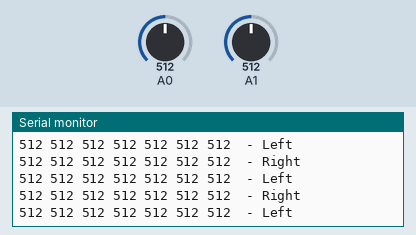
Recording of a sketch running on a simulated Arduino Uno, built with avr-gcc and run on an emulated ATmega328P. On the bench: the last lines printed to the serial monitor. The inputs (shaded band) are chosen by the test bench; at power-on: A0 = 512, A1 = 512.

Above: at 1.2 s.
1.3 s: A0 set to 104
At 2.1 s:
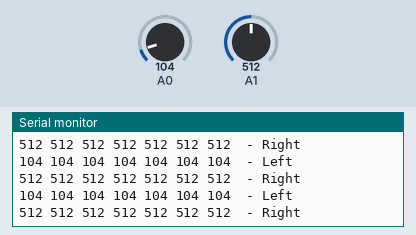
4.3 s: A0 set to 91
At 5.0 s:
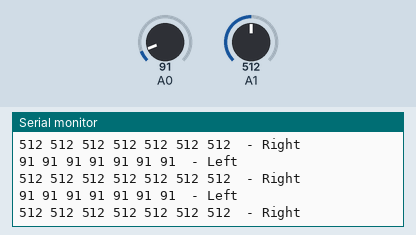
7.3 s: A1 set to 106
At 8.4 s:
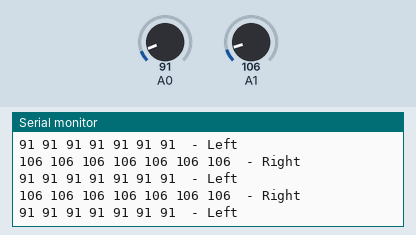
10.3 s: A1 set to 90
At 10.9 s:
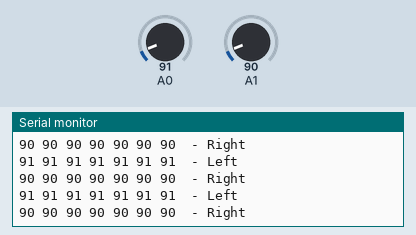
16.3 s: A1 set to 11
At 17.4 s:
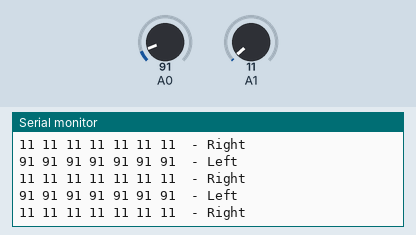
17.8 s: A1 set to 8
At 18.7 s:
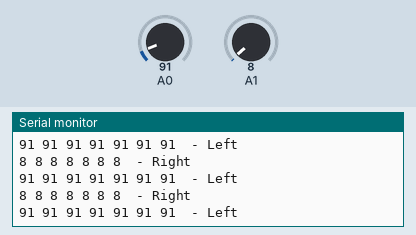
Timing chart, 0 to 20.3 s (numbered marks = the images above; inputs shaded):
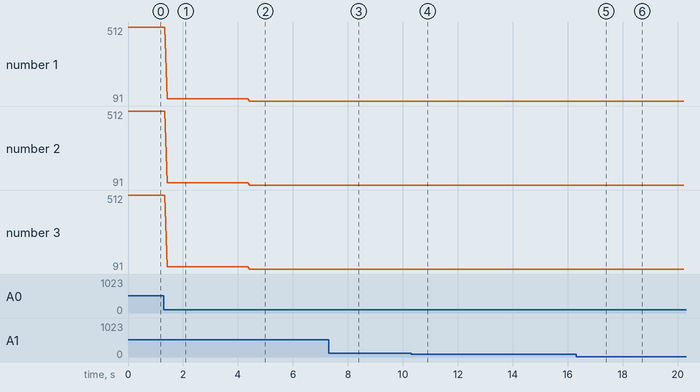

Measured:
- the behaviour switches between 100 and 99 on A1 (found by bisection; images 3 and 4)
- the behaviour switches between 10 and 9 on A1 (found by bisection; images 5 and 6)
- after the input at 1.3 s, the serial monitor: prints a new line after 0.12 s (image 1)
- after the input at 4.3 s, the serial monitor: prints a new line after 0.13 s (image 2)
- after the input at 7.3 s, the serial monitor: prints a new line after 0.10 s (image 3)
- after the input at 10.3 s, the serial monitor: prints a new line after 0.12 s (image 4)
- after the input at 16.3 s, the serial monitor: prints a new line after 0.11 s (image 5)
- after the input at 17.8 s, the serial monitor: prints a new line after 0.16 s (image 6)

The sketch:

SparkFun_Spectrum_Frequency_Demo.ino
```cpp
/* SPARKFUN FREQUENCY SPECTRUM DEMO
// Pin A0 of the shield is reserved for Left Audio
// Pin A1 of the shield is reserved for Right Audio
// Pin D4 of the shield is reserved for STROBE
// Pin D5 of the shield is reserved for RESET.  They are hardwired as traces in the PCB to the MSGEQ7 chips. These can't be changed without hardware modification.

// Plug music into the Audio In jack, run this sketch, and turn on the plotter (CTRL+SHIFT+L in Arudino IDE).
// Ensure you set the plotter baud rate to read the same rate you set in void setup.
// If your shield works correctly you should see 7 frequency bands plotted to the music.
*/
int strobe = 4;
int reset = 5;
int left[7];
int right[7];
int band;

void setup() {
  // 115200 baud is 12X faster than 9600 however it will produce random glitchy errors. They're very obvious in the serial monitor.
  // 9600 is better for coding & troubleshooting to avoid errors. Keep that in mind if you start coding a big script.
  //Serial.begin(115200);
   Serial.begin(9600);
}

/*
The seven band graphic equalizer IC is a CMOS chip that divides the audio spectrum into seven bands, 63Hz, 160Hz, 400Hz, 1kHz, 2.5kHz, 6.25kHz and 16kHz
After the first strobe leading edge, 63Hz output is on OUT.  Each additional STROBE leading edge advances the multiplexor one channel (63Hz, 160Hz, 400Hz, 1kHz, 2.5kHz, 6.25kHz, 16kHz etc.) and this will repeat indefinitely.
The multiplexor read rate is also the output decay time control.  Each read decays that channel approximately 10%.
*/

void readMSGEQ7(){
  // Reads all 14 bands simultaneously (7 left channel + 7 right channel)
  digitalWrite(reset, HIGH);
  digitalWrite(reset, LOW);
  for (band = 0; band < 7; band++){
    digitalWrite(strobe, LOW);
    delayMicroseconds(30);
    left[band] = analogRead(0);
    right[band] = analogRead(1);
    digitalWrite(strobe, HIGH);
  }
}

void displayMSGEQ7(){ // Displays 7 bands in serial monitor and plotter
  for (band = 0; band < 7; band++){
    Serial.print(left[band]);
    Serial.print(" ");
  }
  Serial.println(" - Left ");
  for (band = 0; band < 7; band++){
    Serial.print(right[band]);
    Serial.print(" ");
  }
  Serial.println(" - Right" );
}

void loop() {
  readMSGEQ7();
  displayMSGEQ7();
}
```
